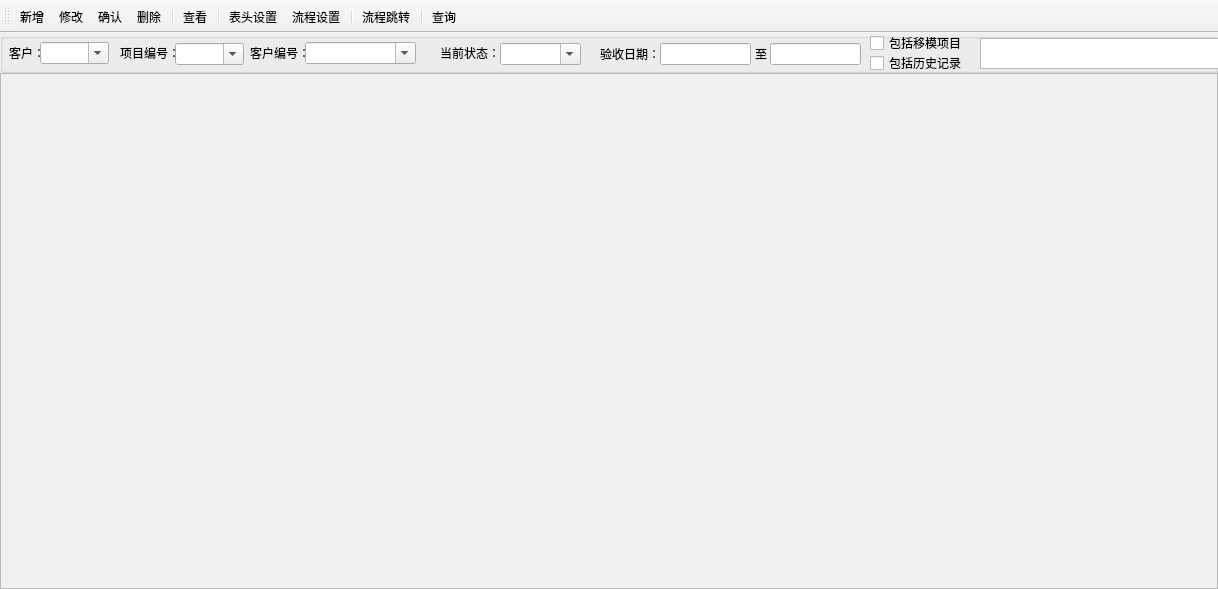
<?xml version="1.0" encoding="UTF-8"?>
<ui version="4.0">
 <class>xiangmuxinxi</class>
 <widget class="QMainWindow" name="xiangmuxinxi">
  <property name="enabled">
   <bool>true</bool>
  </property>
  <property name="geometry">
   <rect>
    <x>0</x>
    <y>0</y>
    <width>1218</width>
    <height>589</height>
   </rect>
  </property>
  <property name="acceptDrops">
   <bool>false</bool>
  </property>
  <property name="windowTitle">
   <string>项目信息</string>
  </property>
  <property name="windowIcon">
   <iconset>
    <normaloff>ICO/png/571417.png</normaloff>ICO/png/571417.png</iconset>
  </property>
  <property name="documentMode">
   <bool>false</bool>
  </property>
  <property name="dockNestingEnabled">
   <bool>false</bool>
  </property>
  <property name="unifiedTitleAndToolBarOnMac">
   <bool>false</bool>
  </property>
  <widget class="QWidget" name="centralwidget">
   <layout class="QGridLayout" name="gridLayout_2">
    <property name="leftMargin">
     <number>0</number>
    </property>
    <property name="topMargin">
     <number>0</number>
    </property>
    <property name="rightMargin">
     <number>0</number>
    </property>
    <property name="bottomMargin">
     <number>0</number>
    </property>
    <property name="spacing">
     <number>0</number>
    </property>
    <item row="0" column="0">
     <layout class="QGridLayout" name="gridLayout">
      <property name="spacing">
       <number>0</number>
      </property>
      <item row="2" column="0">
       <widget class="QTableWidget" name="Text_ShuJuXianShi">
        <property name="sizePolicy">
         <sizepolicy hsizetype="Preferred" vsizetype="Preferred">
          <horstretch>0</horstretch>
          <verstretch>0</verstretch>
         </sizepolicy>
        </property>
        <property name="palette">
         <palette>
          <active>
           <colorrole role="Base">
            <brush brushstyle="SolidPattern">
             <color alpha="255">
              <red>240</red>
              <green>240</green>
              <blue>240</blue>
             </color>
            </brush>
           </colorrole>
          </active>
          <inactive>
           <colorrole role="Base">
            <brush brushstyle="SolidPattern">
             <color alpha="255">
              <red>240</red>
              <green>240</green>
              <blue>240</blue>
             </color>
            </brush>
           </colorrole>
          </inactive>
          <disabled>
           <colorrole role="Base">
            <brush brushstyle="SolidPattern">
             <color alpha="255">
              <red>240</red>
              <green>240</green>
              <blue>240</blue>
             </color>
            </brush>
           </colorrole>
          </disabled>
         </palette>
        </property>
        <property name="autoScroll">
         <bool>true</bool>
        </property>
       </widget>
      </item>
      <item row="1" column="0">
       <widget class="QGroupBox" name="groupBox">
        <property name="enabled">
         <bool>true</bool>
        </property>
        <property name="maximumSize">
         <size>
          <width>16777215</width>
          <height>40</height>
         </size>
        </property>
        <property name="title">
         <string/>
        </property>
        <widget class="QLabel" name="label_5">
         <property name="geometry">
          <rect>
           <x>600</x>
           <y>11</y>
           <width>61</width>
           <height>20</height>
          </rect>
         </property>
         <property name="maximumSize">
          <size>
           <width>6666</width>
           <height>6666</height>
          </size>
         </property>
         <property name="text">
          <string>验收日期：</string>
         </property>
        </widget>
        <widget class="QLabel" name="label_6">
         <property name="geometry">
          <rect>
           <x>755</x>
           <y>11</y>
           <width>16</width>
           <height>20</height>
          </rect>
         </property>
         <property name="text">
          <string>至</string>
         </property>
        </widget>
        <widget class="QLabel" name="label_13">
         <property name="geometry">
          <rect>
           <x>440</x>
           <y>10</y>
           <width>60</width>
           <height>20</height>
          </rect>
         </property>
         <property name="maximumSize">
          <size>
           <width>60</width>
           <height>20</height>
          </size>
         </property>
         <property name="text">
          <string>当前状态：</string>
         </property>
        </widget>
        <widget class="QTextEdit" name="Text_BianJi">
         <property name="geometry">
          <rect>
           <x>980</x>
           <y>5</y>
           <width>401</width>
           <height>31</height>
          </rect>
         </property>
        </widget>
        <widget class="QLineEdit" name="Text_QiShi_RiQi">
         <property name="geometry">
          <rect>
           <x>660</x>
           <y>10</y>
           <width>91</width>
           <height>22</height>
          </rect>
         </property>
        </widget>
        <widget class="QLineEdit" name="Text_JieShu_RiQi">
         <property name="geometry">
          <rect>
           <x>770</x>
           <y>10</y>
           <width>91</width>
           <height>22</height>
          </rect>
         </property>
        </widget>
        <widget class="QLabel" name="label_14">
         <property name="geometry">
          <rect>
           <x>9</x>
           <y>10</y>
           <width>31</width>
           <height>20</height>
          </rect>
         </property>
         <property name="maximumSize">
          <size>
           <width>36</width>
           <height>66666</height>
          </size>
         </property>
         <property name="styleSheet">
          <string notr="true"/>
         </property>
         <property name="text">
          <string>客户：</string>
         </property>
        </widget>
        <widget class="QComboBox" name="Text_KeHuBianHhao">
         <property name="geometry">
          <rect>
           <x>305</x>
           <y>9</y>
           <width>111</width>
           <height>22</height>
          </rect>
         </property>
         <property name="editable">
          <bool>true</bool>
         </property>
        </widget>
        <widget class="QLabel" name="label_15">
         <property name="geometry">
          <rect>
           <x>120</x>
           <y>10</y>
           <width>55</width>
           <height>20</height>
          </rect>
         </property>
         <property name="maximumSize">
          <size>
           <width>360</width>
           <height>36</height>
          </size>
         </property>
         <property name="text">
          <string>项目编号：</string>
         </property>
        </widget>
        <widget class="QComboBox" name="Text_XiangMuBianHao">
         <property name="geometry">
          <rect>
           <x>175</x>
           <y>10</y>
           <width>69</width>
           <height>22</height>
          </rect>
         </property>
         <property name="editable">
          <bool>true</bool>
         </property>
        </widget>
        <widget class="QComboBox" name="Text_KeHu">
         <property name="geometry">
          <rect>
           <x>40</x>
           <y>9</y>
           <width>69</width>
           <height>22</height>
          </rect>
         </property>
         <property name="editable">
          <bool>true</bool>
         </property>
        </widget>
        <widget class="QLabel" name="label_19">
         <property name="geometry">
          <rect>
           <x>250</x>
           <y>10</y>
           <width>61</width>
           <height>20</height>
          </rect>
         </property>
         <property name="text">
          <string>客户编号：</string>
         </property>
        </widget>
        <widget class="QWidget" name="layoutWidget">
         <property name="geometry">
          <rect>
           <x>870</x>
           <y>0</y>
           <width>101</width>
           <height>40</height>
          </rect>
         </property>
         <layout class="QVBoxLayout" name="verticalLayout">
          <property name="spacing">
           <number>0</number>
          </property>
          <item>
           <widget class="QCheckBox" name="checkBox_3">
            <property name="text">
             <string>包括移模项目</string>
            </property>
           </widget>
          </item>
          <item>
           <widget class="QCheckBox" name="checkBox_4">
            <property name="text">
             <string>包括历史记录</string>
            </property>
           </widget>
          </item>
         </layout>
        </widget>
        <widget class="QComboBox" name="Text_DangQianZhuangTai">
         <property name="geometry">
          <rect>
           <x>500</x>
           <y>10</y>
           <width>81</width>
           <height>22</height>
          </rect>
         </property>
         <property name="editable">
          <bool>true</bool>
         </property>
        </widget>
       </widget>
      </item>
     </layout>
    </item>
   </layout>
  </widget>
  <widget class="QToolBar" name="toolBar">
   <property name="windowTitle">
    <string>人员信息</string>
   </property>
   <property name="allowedAreas">
    <set>Qt::AllToolBarAreas</set>
   </property>
   <property name="orientation">
    <enum>Qt::Horizontal</enum>
   </property>
   <property name="iconSize">
    <size>
     <width>35</width>
     <height>35</height>
    </size>
   </property>
   <property name="toolButtonStyle">
    <enum>Qt::ToolButtonTextUnderIcon</enum>
   </property>
   <attribute name="toolBarArea">
    <enum>TopToolBarArea</enum>
   </attribute>
   <attribute name="toolBarBreak">
    <bool>false</bool>
   </attribute>
   <addaction name="action_xinzeng"/>
   <addaction name="action_xiugai"/>
   <addaction name="action_QueRen"/>
   <addaction name="action_shanchu"/>
   <addaction name="separator"/>
   <addaction name="action_chakan"/>
   <addaction name="separator"/>
   <addaction name="action_biaotoushezhi"/>
   <addaction name="action_liuchengshezhi"/>
   <addaction name="separator"/>
   <addaction name="action_liuchengtiaozhuan"/>
   <addaction name="separator"/>
   <addaction name="action_chaxun"/>
  </widget>
  <action name="action_xinzeng">
   <property name="icon">
    <iconset resource="../res.qrc">
     <normaloff>:/new/prefix1/ICO/png/1081676.png</normaloff>:/new/prefix1/ICO/png/1081676.png</iconset>
   </property>
   <property name="text">
    <string>新增</string>
   </property>
   <property name="shortcut">
    <string>Ctrl+Q</string>
   </property>
  </action>
  <action name="action_shanchu">
   <property name="icon">
    <iconset resource="../res.qrc">
     <normaloff>:/new/prefix1/ICO/png/1081640.png</normaloff>:/new/prefix1/ICO/png/1081640.png</iconset>
   </property>
   <property name="text">
    <string>删除</string>
   </property>
  </action>
  <action name="action_xiugai">
   <property name="icon">
    <iconset resource="../res.qrc">
     <normaloff>:/new/prefix1/ICO/png/1073170.png</normaloff>:/new/prefix1/ICO/png/1073170.png</iconset>
   </property>
   <property name="text">
    <string>修改</string>
   </property>
  </action>
  <action name="action_chakan">
   <property name="icon">
    <iconset resource="../res.qrc">
     <normaloff>:/new/prefix1/ICO/png/1081662.png</normaloff>:/new/prefix1/ICO/png/1081662.png</iconset>
   </property>
   <property name="text">
    <string>查看</string>
   </property>
  </action>
  <action name="action_liuchengtiaozhuan">
   <property name="icon">
    <iconset resource="../res.qrc">
     <normaloff>:/new/prefix1/ICO/png/1081628.png</normaloff>:/new/prefix1/ICO/png/1081628.png</iconset>
   </property>
   <property name="text">
    <string>流程跳转</string>
   </property>
  </action>
  <action name="action_chaxun">
   <property name="icon">
    <iconset resource="../res.qrc">
     <normaloff>:/new/prefix1/ICO/png/1168148.png</normaloff>:/new/prefix1/ICO/png/1168148.png</iconset>
   </property>
   <property name="text">
    <string>查询</string>
   </property>
   <property name="shortcut">
    <string>Return</string>
   </property>
  </action>
  <action name="action_tuichu">
   <property name="icon">
    <iconset resource="../res.qrc">
     <normaloff>:/new/prefix1/ICO/png/shell32.dll(240).png</normaloff>:/new/prefix1/ICO/png/shell32.dll(240).png</iconset>
   </property>
   <property name="text">
    <string>退出</string>
   </property>
  </action>
  <action name="action_biaotoushezhi">
   <property name="icon">
    <iconset resource="../res.qrc">
     <normaloff>:/new/prefix1/ICO/png/1187149.png</normaloff>:/new/prefix1/ICO/png/1187149.png</iconset>
   </property>
   <property name="text">
    <string>表头设置</string>
   </property>
  </action>
  <action name="action_liuchengshezhi">
   <property name="icon">
    <iconset resource="../res.qrc">
     <normaloff>:/new/prefix1/ICO/png/1081680.png</normaloff>:/new/prefix1/ICO/png/1081680.png</iconset>
   </property>
   <property name="text">
    <string>流程设置</string>
   </property>
  </action>
  <action name="action_QueRen">
   <property name="icon">
    <iconset resource="../res.qrc">
     <normaloff>:/new/prefix1/ICO/png/g1.png</normaloff>:/new/prefix1/ICO/png/g1.png</iconset>
   </property>
   <property name="text">
    <string>确认</string>
   </property>
   <property name="toolTip">
    <string>确认</string>
   </property>
  </action>
 </widget>
 <tabstops>
  <tabstop>Text_KeHu</tabstop>
  <tabstop>Text_XiangMuBianHao</tabstop>
  <tabstop>Text_KeHuBianHhao</tabstop>
  <tabstop>Text_QiShi_RiQi</tabstop>
  <tabstop>Text_JieShu_RiQi</tabstop>
  <tabstop>Text_BianJi</tabstop>
  <tabstop>Text_ShuJuXianShi</tabstop>
 </tabstops>
 <resources>
  <include location="../res.qrc"/>
 </resources>
 <connections/>
</ui>
